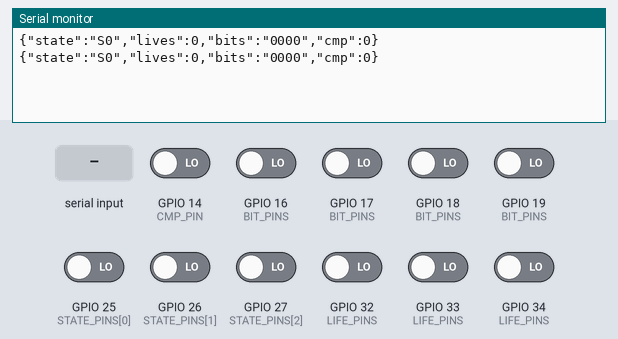
Recording of a sketch running on a simulated ESP32. Shown: the last lines printed to the serial monitor. The inputs (shaded band) are chosen by the test bench; at power-on: GPIO 14 (CMP_PIN), GPIO 16 (BIT_PINS), GPIO 17 (BIT_PINS), GPIO 18 (BIT_PINS), GPIO 19 (BIT_PINS), GPIO 25 (STATE_PINS[0]), GPIO 26 (STATE_PINS[1]), GPIO 27 (STATE_PINS[2]), GPIO 32 (LIFE_PINS), GPIO 33 (LIFE_PINS), GPIO 34 (LIFE_PINS) LOW.

Above: at 1.2 s.
1.3 s: "CODE:1011\n" received over Serial
At 1.9 s:
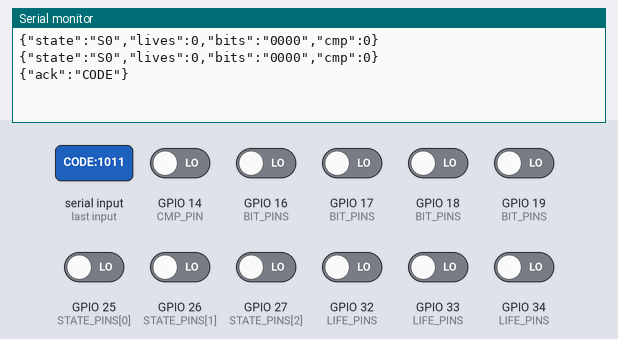
2.8 s: "START:300,3\n" received over Serial
At 2.98 s:
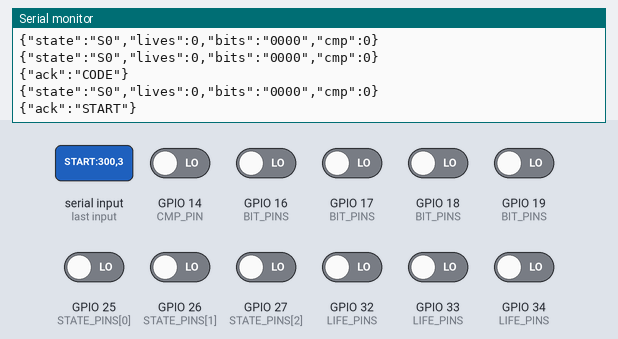
4.3 s: GPIO 14 (CMP_PIN) driven HIGH
At 4.9 s:
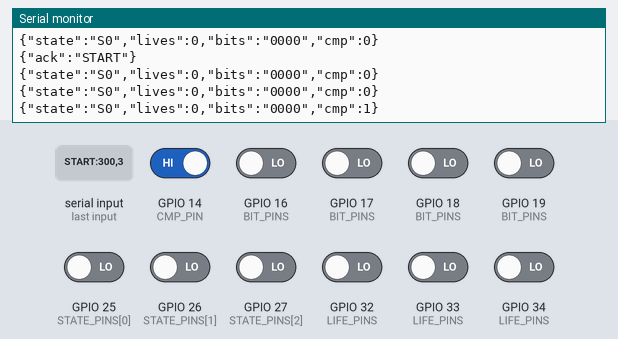
5.8 s: GPIO 16 (BIT_PINS) driven HIGH
At 6.6 s:
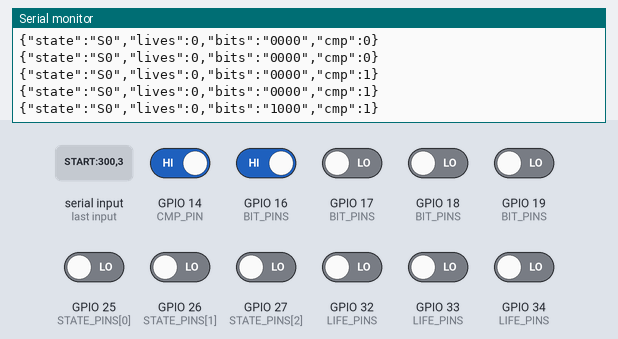
7.3 s: GPIO 17 (BIT_PINS) driven HIGH
At 8.1 s:
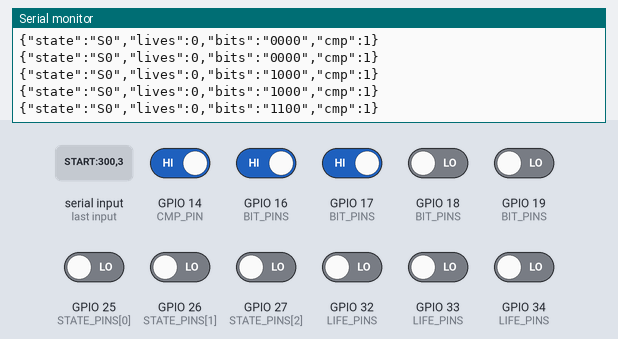
8.8 s: GPIO 18 (BIT_PINS) driven HIGH
At 9.2 s:
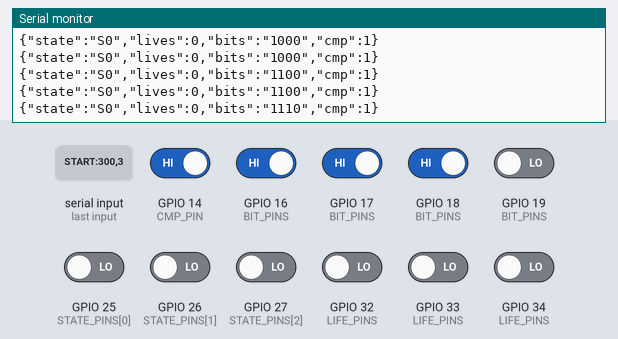
Timing chart, 0 to 11.3 s (numbered marks = the images above; inputs shaded):
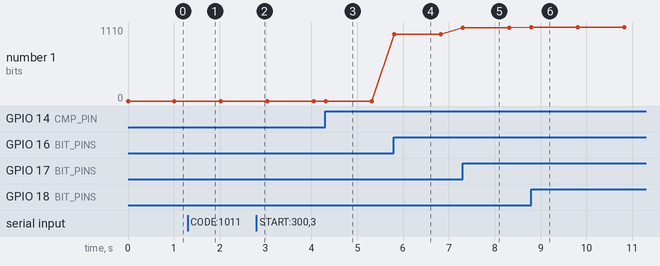

Measured:
- after the input at 1.3 s, the serial monitor: prints a new line at once (image 1)
- after the input at 2.8 s, the serial monitor: prints a new line at once (image 2)
- after the input at 4.3 s, the serial monitor: prints a new line at once (image 3)
- after the input at 5.8 s, the serial monitor: prints a new line at once (image 4)
- after the input at 7.3 s, the serial monitor: prints a new line at once (image 5)
- after the input at 8.8 s, the serial monitor: prints a new line at once (image 6)
- plotted number 1: 0 → 1000 after the input at 5.8 s, 1000 → 1100 after the input at 7.3 s, 1100 → 1110 after the input at 8.8 s

The sketch:

esp32_bridge.ino
```cpp
// ESP32 / Arduino bridge: reads the DLD circuit outputs and prints one JSON line per update.
// The real logic (FSM, counters, 74LS85 comparator) lives in hardware; this only reports it.
// Wiring (change to match your board):
const int STATE_PINS[3] = {25, 26, 27};  // FSM state bits Q2 Q1 Q0 from flip-flops
const int CMP_PIN       = 14;            // 74LS85 A=B output
const int LIFE_PINS[3]  = {32, 33, 34};  // life LEDs (active high)
const int BIT_PINS[4]   = {16, 17, 18, 19}; // code register Q3..Q0

void setup() {
  Serial.begin(115200);
  // pull-downs stop floating inputs from giving random readings (GPIO 34/35 have no internal pull: add 10k resistors)
  for (int p : STATE_PINS) pinMode(p, INPUT_PULLDOWN);
  for (int p : LIFE_PINS)  pinMode(p, INPUT_PULLDOWN);
  for (int p : BIT_PINS)   pinMode(p, INPUT_PULLDOWN);
  pinMode(CMP_PIN, INPUT_PULLDOWN);
}

String last = "";
String targetCode = "";      // set by CODE:xxxx from the backend
int startSecs = 0, startLives = 0;  // set by START:secs,lives
unsigned long lastSend = 0;

void loop() {
  int st = 0;
  for (int i = 0; i < 3; i++) st = (st << 1) | digitalRead(STATE_PINS[i]);
  int lives = 0;
  for (int p : LIFE_PINS) lives += digitalRead(p);
  String bits = "";
  for (int p : BIT_PINS) bits += digitalRead(p) ? '1' : '0';
  int cmp = digitalRead(CMP_PIN);

  String json = "{\"state\":\"S" + String(st) + "\",\"lives\":" + lives +
                ",\"bits\":\"" + bits + "\",\"cmp\":" + cmp + "}";
  // send on change, plus a heartbeat every second
  if (json != last || millis() - lastSend > 1000) {
    Serial.println(json);
    last = json; lastSend = millis();
  }

  // Commands from the backend: "CODE:1011" and "START:300,3"
  if (Serial.available()) {
    String cmd = Serial.readStringUntil('\n');
    cmd.trim();
    if (cmd.startsWith("CODE:")) {
      targetCode = cmd.substring(5);
      // TODO: drive your code-register load lines from targetCode
      Serial.println("{\"ack\":\"CODE\"}");
    } else if (cmd.startsWith("START:")) {
      int comma = cmd.indexOf(',');
      startSecs  = cmd.substring(6, comma).toInt();
      startLives = cmd.substring(comma + 1).toInt();
      // TODO: preset your timer/life counters from startSecs / startLives
      Serial.println("{\"ack\":\"START\"}");
    }
  }
  delay(20);
}
```
